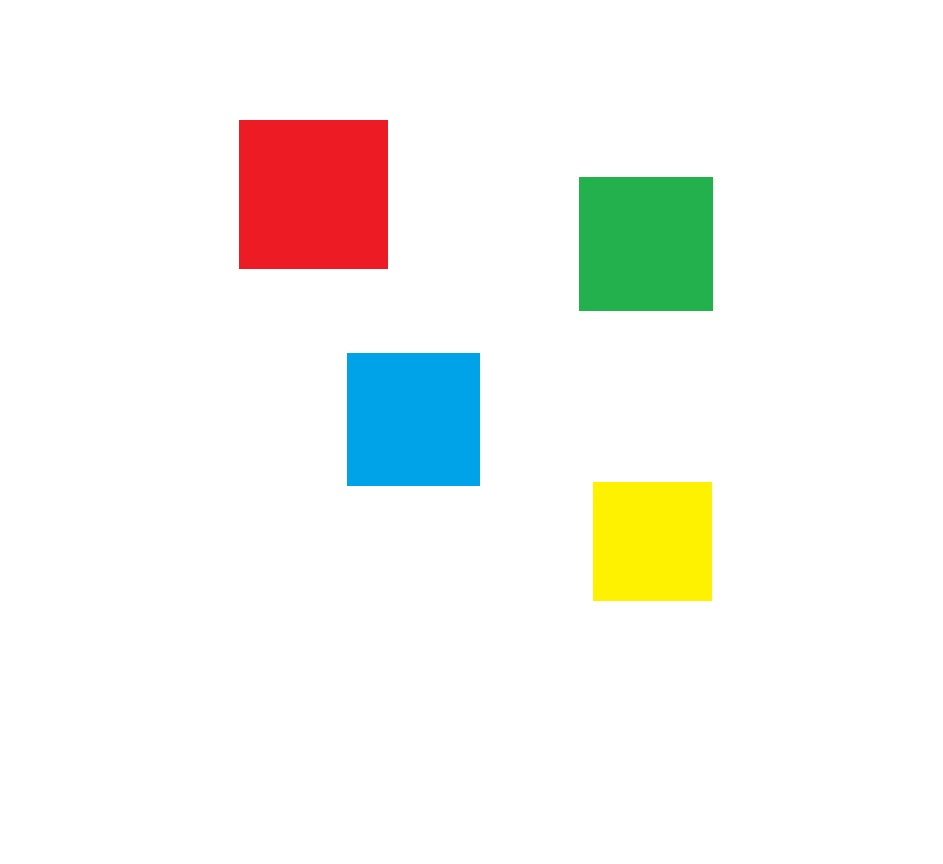
//> input picture picture.jpg, 943 x 864 px
$ ./p2   (built with g++ and OpenCV 4)
//> lines starting //> are read from the running program, lines starting //| are printed output that depends on the picture; after the words box and inside, x2 and y2 are one past the last pixel; in counts of white or black regions, pixels touching at a corner belong together
#include <opencv2/opencv.hpp>
#include <opencv2/highgui.hpp>
#include <opencv2/imgproc/imgproc.hpp>
#include <iostream>
#include <ostream>
#include <algorithm>
#include <string>
#include <vector>
#include <map>
using namespace cv;
using namespace std;


Scalar yellow_right = Scalar(36, 255, 255);
Scalar yellow_left = Scalar(23, 253, 248);
Scalar blue_right = Scalar(110, 255, 242);
Scalar blue_left = Scalar(90, 253, 226);
Scalar green_right = Scalar(72, 208, 180);
Scalar green_left = Scalar(67, 201, 173);
Scalar red_right = Scalar(180, 227, 238);
Scalar red_left = Scalar(177, 224, 235);

class Markers
{
public:
	string color_str;
	Scalar left, right;
	vector<vector<Point>>contours;
	RotatedRect rot_rect;
	Point center;
	Mat mask;
	string coordinates;

	Markers(string color_str, Scalar left, Scalar right);
	void detect(Mat picture, Scalar left, Scalar right);
	void find();
	void draw(Mat background);
	void min();
	void point(Mat background);
	void text(Mat background);
	void show(Mat background);
};

Markers::Markers(string color_str, Scalar left, Scalar right)
{
	this->color_str = color_str;
	this->left = left;
	this->right = right;
}

void Markers::detect(Mat picture, Scalar left, Scalar right)
{
	inRange(picture, left, right, mask);
}

void Markers::find()
{
	findContours(mask, contours, RETR_EXTERNAL, CHAIN_APPROX_SIMPLE);
}

void Markers::draw(Mat background)
{
	drawContours(background, contours, -1, (0, 255, 0), 2);
}

void Markers::min()
{
	rot_rect = minAreaRect(contours[0]);
	center = rot_rect.center;
}

void Markers::point(Mat background)
{
	circle(background, center, 1, (0, 255, 0), 2);
}

void Markers::text(Mat background)
{
	coordinates = to_string(center.x) + "," + to_string(center.y);
	putText(background, coordinates, Point(center.x + 5, center.y - 10), FONT_HERSHEY_SIMPLEX, 1, (0, 255, 0));
}

void Markers::show(Mat background)
{
	return imshow("background", background);
}

int main()
{
	Markers R("red", red_left, red_right);
	Markers Y("yellow", yellow_left, yellow_right);
	Markers G("green", green_left, green_right);
	Markers B("blue", blue_left, blue_right);
	Markers mark[4] = { R, Y, G, B };
	Mat picture = imread("C:/Program Files (x86)/picture.jpg");
//> picture is the input picture: 864 rows x 943 cols, CV_8UC3; mean B, G, R 240.1, 244.8, 244.1
	Mat background;
	picture.copyTo(background);
	cvtColor(picture, picture, COLOR_BGR2HSV);
//> picture: 864 rows x 943 cols, CV_8UC3; mean H, S, V 10.2, 20.6, 252.2
	for (int i = 0; i < 4; i++)
	{
		mark[i].detect(picture, mark[i].left, mark[i].right);
		mark[i].find();
		mark[i].draw(background);
		mark[i].min();
		mark[i].point(background);
		mark[i].text(background);
		mark[i].show(background);
	}
//> this loop made 4 passes
//> (rot_rect in min, coordinates in text) on passes 1 to 4: (centre (313.5, 193.5), size (145, 145), angle -90, "314,193"), (centre (652.5, 540.5), size (115, 115), angle -90, "652,540"), (centre (645.5, 243.5), size (129, 129), angle -90, "646,244"), (centre (413.5, 419.5), size (129, 129), angle -90, "414,420")
//> pass 1, in detect, `inRange(picture, left, right, mask);`:
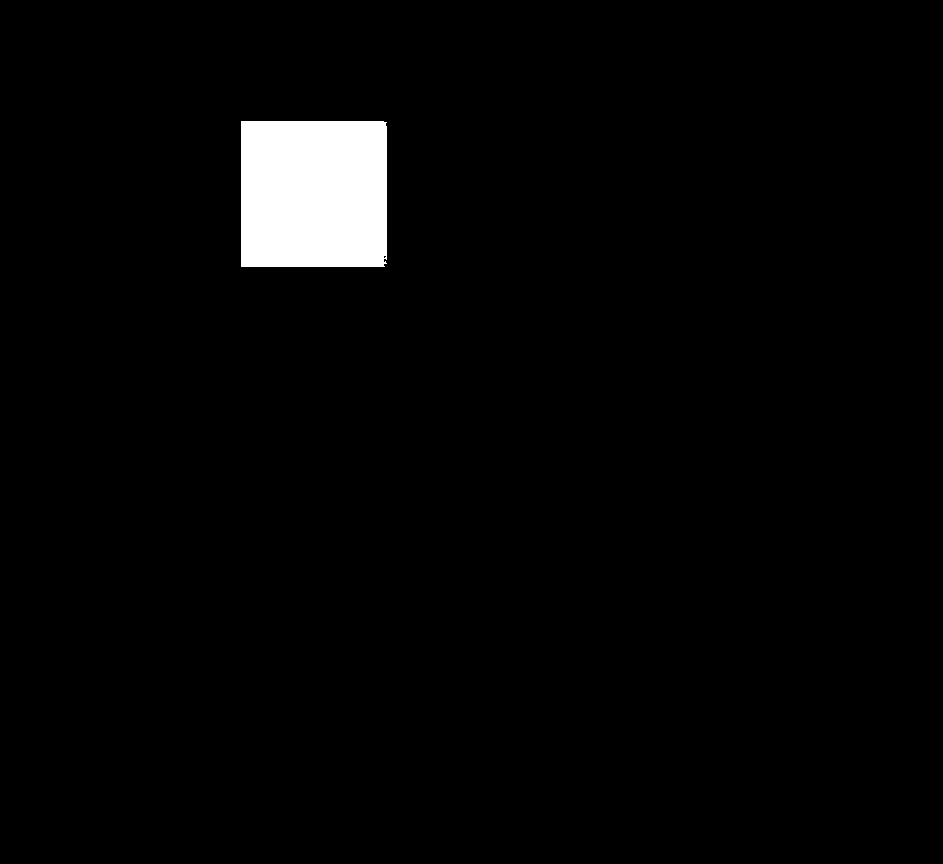
//> mask: 864 rows x 943 cols, CV_8UC1; 2.6% white; 1 white region, box (x1, y1, x2, y2) and area: (241, 121, 387, 267) 21291
//> pass 1, `mark[i].draw(background);`:
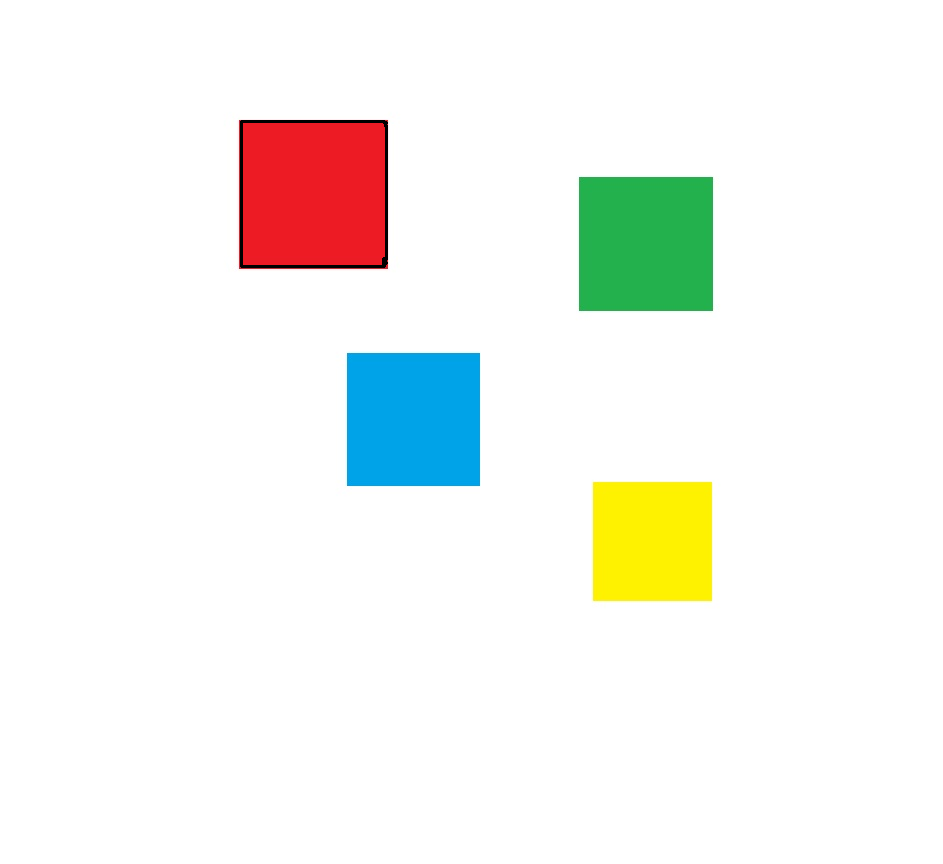
//> background: 864 rows x 943 cols, CV_8UC3; 0.21% of pixels changed, all inside (x1, y1, x2, y2) = (240, 120, 388, 268)
//> after the loop:
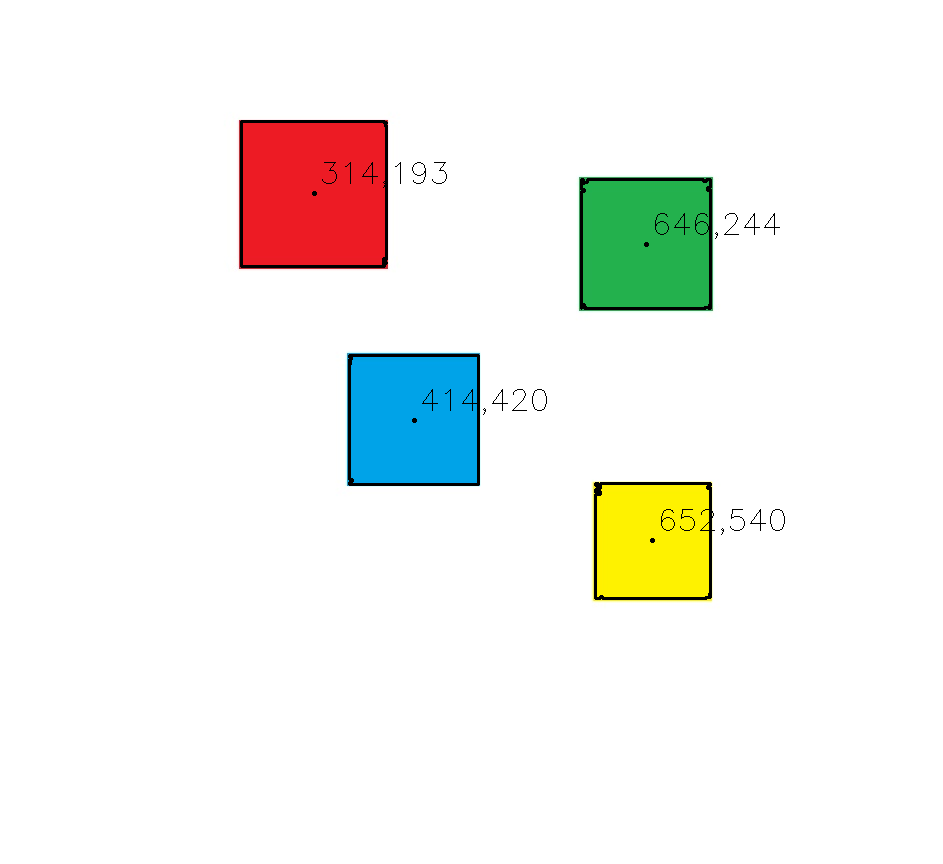
//> background: 864 rows x 943 cols, CV_8UC3; mean B, G, R 239.2, 243.3, 242.7
	waitKey(0);
}
